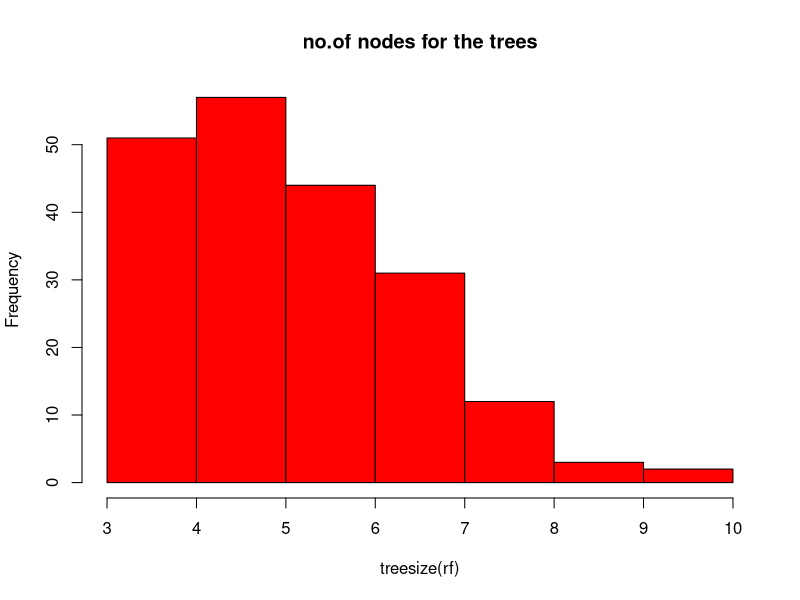
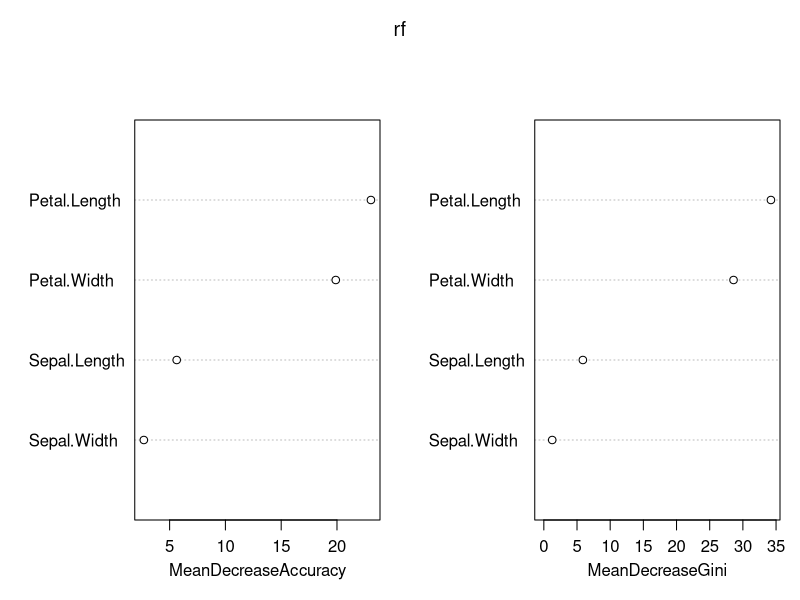
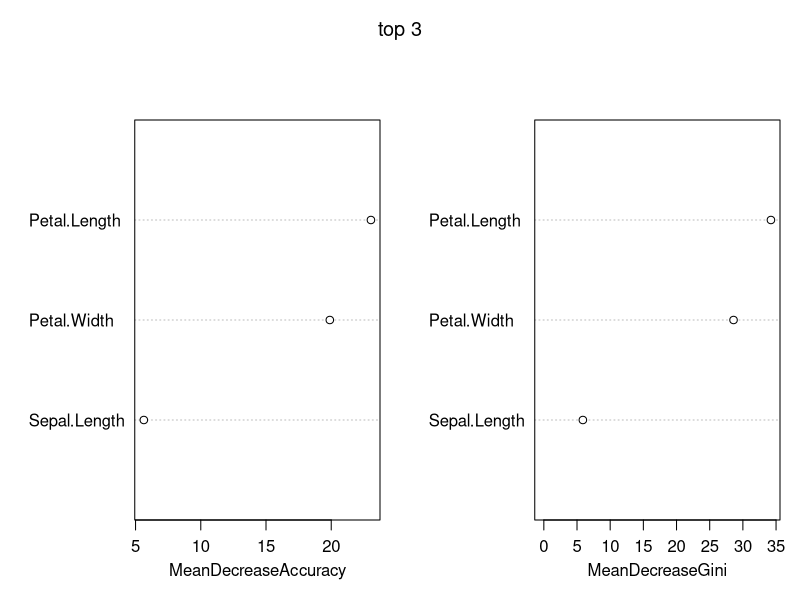
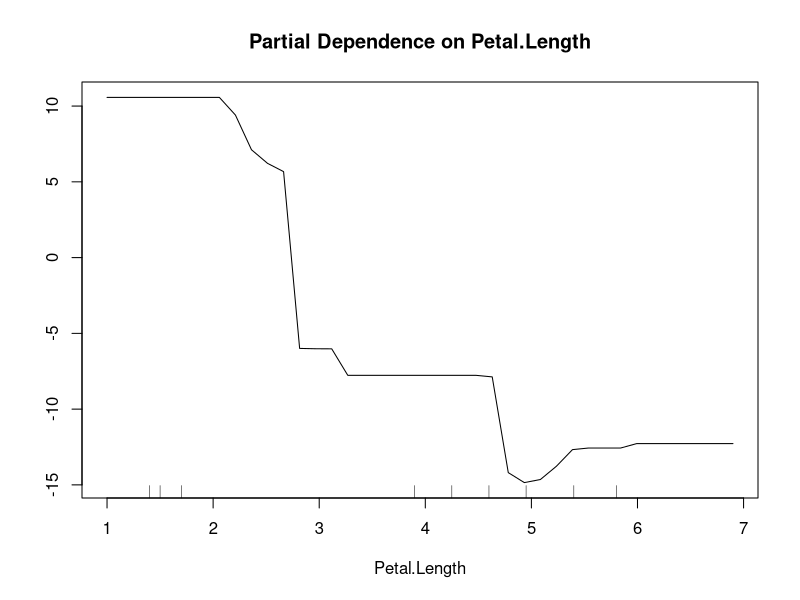
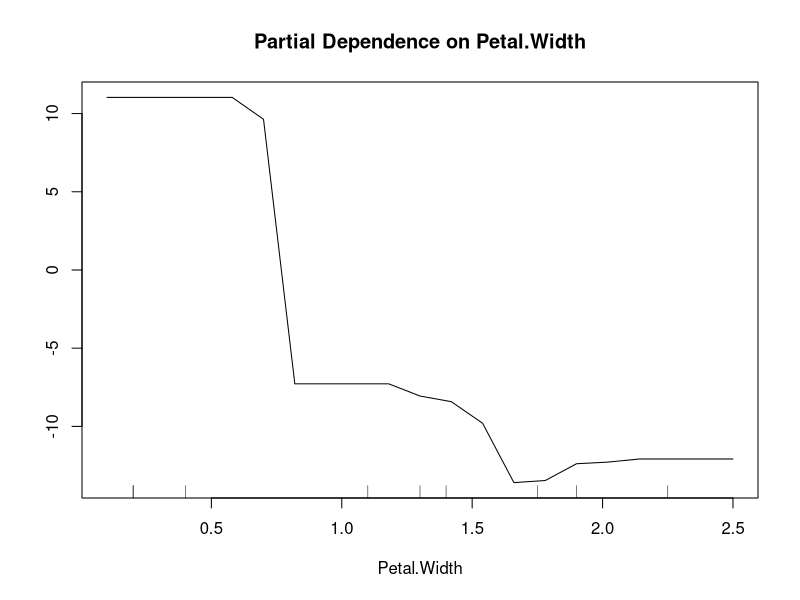
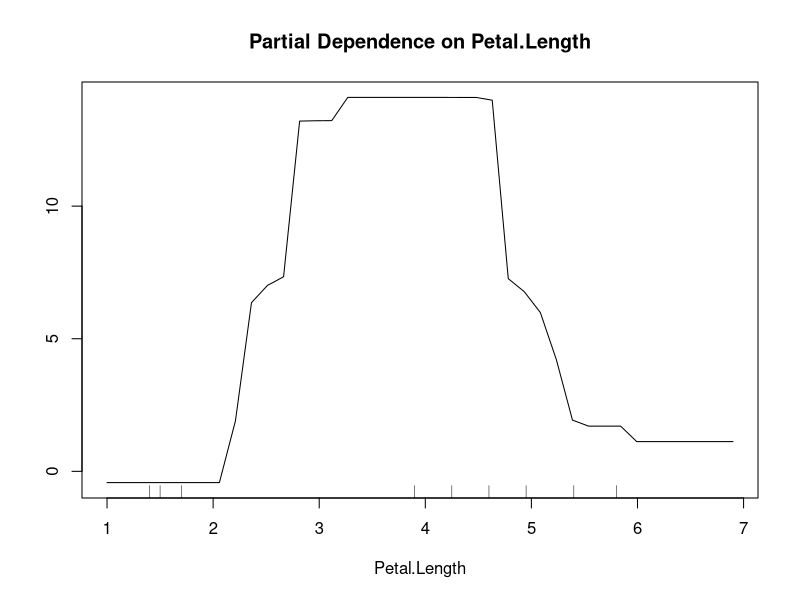
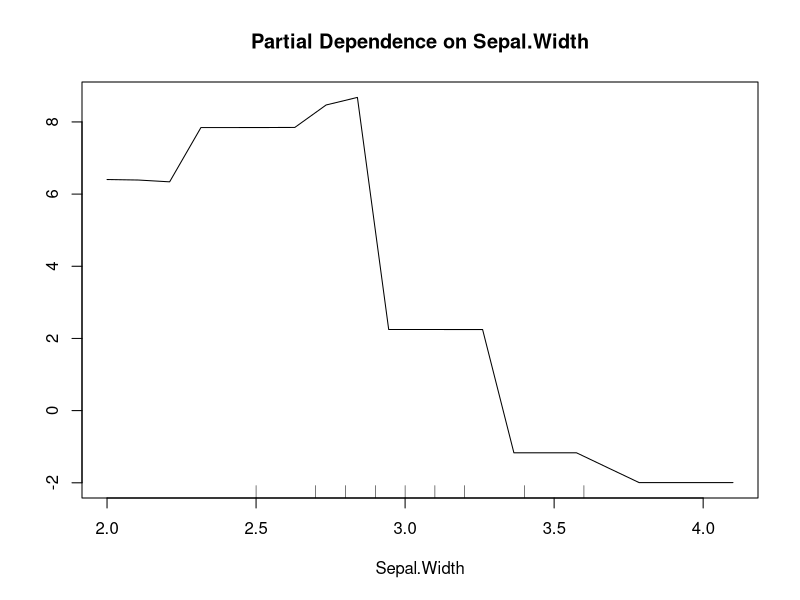

These figures' R source, in order:
#Random Forest Classifir
# extension of decision tree
#ensemble technique
data(iris)
attach(iris)
#Structure of the iris data 
str(iris)
#data partition
set.seed(123)
ind<-sample(2,nrow(iris),replace=T,prob=c(0.7,0.3))
nrow(iris)
ncol(iris)
train<-iris[ind==1,]
test<-iris[ind==2,]
#random Forest
library(randomForest)
set.seed(222)
rf<-randomForest(Species~.,data=train)
print(rf)
attributes(rf)
rf$err.rate
rf$confusion
library(caret)
p1<-predict(rf,test)
head(p1)
head(iris)
head(test$Species)
library(caret)
library(e1071)
confusionMatrix(p1,test$Species)
p2<-predict(rf,test)

library(caret)
p2<-predict(rf,train)
head(p2)
head(iris)
head(train$Species)
library(caret)
library(e1071)
confusionMatrix(p2,train$Species)
p2<-predict(rf,train)

rf<-randomForest(Species~.,data = train,ntree=200,mtry=2,importance=TRUE,proximity=TRUE)
print(rf)
hist(treesize(rf),main="no.of nodes for the trees",col="red")
#variable importance
varImpPlot(rf)
varImpPlot(rf,sort=T,n.var=3,main="top 3")
importance(rf)
#variable used no of times
varUsed(rf)
#partial dependence plot
partialPlot(rf,train,Petal.Length,"setosa")
#petal.length effect on setosa--- relation between petal.length and setosa
partialPlot(rf,train,Petal.Width,"setosa")
partialPlot(rf,train,Petal.Length,"versicolor")
View(iris)
partialPlot(rf,train,Sepal.Width,"versicolor")
getTree(rf,1,labelVar = TRUE)

